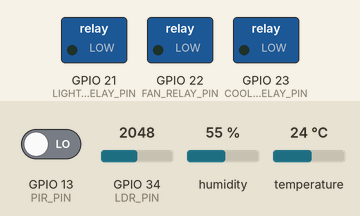
A program run on a simulated ESP32. Shown: switched loads named in the program (green lamp = pin HIGH). Inputs (shaded band) come from the test bench; at power-on: GPIO 13 (PIR_PIN) LOW, temperature 24 °C, GPIO 34 (LDR_PIN) = 2048, humidity 55 % (analog values on the 0–4095 scale). WiFi joins after 1.5 s; servers stay silent unless stated; no MQTT or app messages arrive unless stated; what the program prints to the serial monitor is not drawn.

Above: at 1.2 s.
1.3 s: GPIO 13 (PIR_PIN) driven HIGH
At 2.5 s:
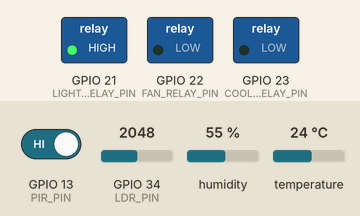
2.8 s: temperature set to 27.3 °C
6.5 s: temperature set to 28.6 °C
At 9.2 s:
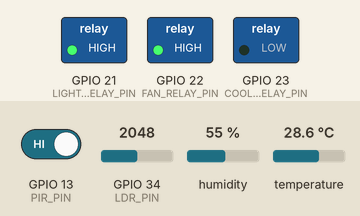
9.5 s: GPIO 34 (LDR_PIN) set to 1477
16.5 s: GPIO 34 (LDR_PIN) set to 1368
At 19.2 s:
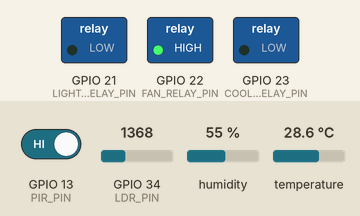
19.5 s: temperature set to 29.3 °C
At 21.1 s:
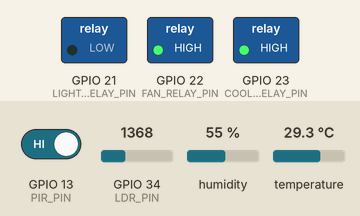
Timing chart, 0 to 22.5 s (numbered marks = the images above; inputs shaded):
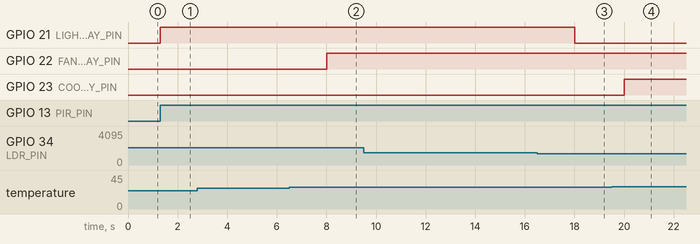

Measured:
- the behaviour switches between 27.9 and 28 °C on temperature (found by bisection; images 1 and 2)
- the behaviour switches between 1411 and 1410 on GPIO 34 (LDR_PIN) (found by bisection; images 2 and 3)
- the behaviour switches between 28.9 and 29 °C on temperature (found by bisection; images 3 and 4)
- after the input at 1.3 s, GPIO 21 (LIGHT_RELAY_PIN): LOW → HIGH at once
- after the input at 2.8 s, every drawn part: stays the same
- after the input at 6.5 s, GPIO 22 (FAN_RELAY_PIN): LOW → HIGH after 1.5 s
- after the input at 9.5 s, every drawn part: stays the same
- after the input at 16.5 s, GPIO 21 (LIGHT_RELAY_PIN): HIGH → LOW after 1.5 s
- after the input at 19.5 s, GPIO 23 (COOLING_RELAY_PIN): LOW → HIGH after 0.52 s

The program:

main.cpp
```cpp
#include <Arduino.h>
#include <ArduinoJson.h>

#include "smart_classroom/config.h"
#include "smart_classroom/connectivity/network_manager.h"
#include "smart_classroom/connectivity/telemetry_manager.h"
#include "smart_classroom/control/device_manager.h"
#include "smart_classroom/control/energy_tracker.h"
#include "smart_classroom/sensors/occupancy_manager.h"
#include "smart_classroom/sensors/sensor_manager.h"

SensorManager sensors;
OccupancyManager occupancy;
DeviceManager devices;
ClassroomNetwork network;
TelemetryManager telemetry;
OperatingMode operatingMode = OperatingMode::SMART;

unsigned long lastTelemetryMs = 0;
unsigned long lastStatusMs = 0;

bool parseMode(const String &value, OperatingMode &mode) {
  if (value == "SMART") mode = OperatingMode::SMART;
  else if (value == "CONVENTIONAL") mode = OperatingMode::CONVENTIONAL;
  else if (value == "MANUAL") mode = OperatingMode::MANUAL;
  else return false;
  return true;
}

bool parseDevice(const String &value, DeviceId &id) {
  if (value == "light") id = DeviceId::LIGHT;
  else if (value == "fan") id = DeviceId::FAN;
  else if (value == "cooling") id = DeviceId::COOLING;
  else return false;
  return true;
}

void mqttCommand(const char *topic, const char *payload) {
  JsonDocument document;
  if (deserializeJson(document, payload)) {
    Serial.println("[COMMAND] rejected malformed JSON");
    return;
  }

  if (strcmp(topic, Config::TOPIC_MODE) == 0) {
    String value = document["mode"] | "";
    value.toUpperCase();
    OperatingMode requested;
    if (parseMode(value, requested)) {
      operatingMode = requested;
      Serial.printf("[COMMAND] mode=%s\n", modeName(operatingMode));
    }
    return;
  }

  String deviceValue = document["device"] | "";
  DeviceId id;
  if (!parseDevice(deviceValue, id) || !document["state"].is<bool>()) {
    Serial.println("[COMMAND] rejected invalid manual control");
    return;
  }
  if (!devices.setManual(id, document["state"].as<bool>(), operatingMode, millis())) {
    Serial.println("[COMMAND] select MANUAL mode before direct control");
  }
}

void printStatus(unsigned long now) {
  const auto &reading = sensors.reading();
  Serial.printf(
      "[STATUS] mode=%s occupancy=%s temp=%.1fC lux=%.0f ",
      modeName(operatingMode),
      reading.occupied ? "OCCUPIED" : "UNOCCUPIED",
      reading.temperatureC,
      reading.illuminanceLux);
  for (int i = 0; i < (int)DeviceId::COUNT; ++i) {
    const DeviceId id = (DeviceId)i;
    Serial.printf("%s=%s ", deviceName(id), stateName(devices.record(id).state));
  }
  Serial.printf(
      "estimated_energy=%.3fWh mqtt=%s\n",
      EnergyTracker::totalWh(devices, now),
      network.mqttConnected() ? "CONNECTED" : "OFFLINE");
}

void setup() {
  Serial.begin(115200);
  pinMode(Config::PIR_PIN, INPUT);
  devices.begin();
  sensors.begin();
  network.begin(mqttCommand);
  Serial.println("Smart Classroom thesis controller ready");
}

void loop() {
  const unsigned long now = millis();
  const bool occupiedNow = occupancy.update(digitalRead(Config::PIR_PIN), now);
  sensors.update(now, occupiedNow);
  devices.update(sensors.reading(), operatingMode, now);
  network.loop(now);

  if ((unsigned long)(now - lastTelemetryMs) >= Config::TELEMETRY_INTERVAL_MS) {
    lastTelemetryMs = now;
    telemetry.publish(network, sensors.reading(), devices, operatingMode, now);
  }
  if ((unsigned long)(now - lastStatusMs) >= Config::STATUS_INTERVAL_MS) {
    lastStatusMs = now;
    printStatus(now);
  }
  delay(2);
}
```

network_manager.h
```cpp
#pragma once

#include <PubSubClient.h>
#include <WiFi.h>

typedef void (*CommandHandler)(const char *topic, const char *payload);

// Keep distinct from Arduino-ESP32 3.x's global NetworkManager class.
class ClassroomNetwork {
 public:
  ClassroomNetwork();
  void begin(CommandHandler handler);
  void loop(unsigned long now);
  bool publish(const char *topic, const char *payload, bool retained = false);
  bool wifiConnected() const { return WiFi.status() == WL_CONNECTED; }
  bool mqttConnected() { return mqtt_.connected(); }

 private:
  WiFiClient wifiClient_;
  PubSubClient mqtt_;
  unsigned long lastWifiAttempt_ = 0;
  unsigned long lastMqttAttempt_ = 0;
  static CommandHandler handler_;
  static void callback(char *topic, byte *payload, unsigned int length);
};
```

telemetry_manager.h
```cpp
#pragma once

#include <Arduino.h>

#include "smart_classroom/control/device_manager.h"
#include "smart_classroom/connectivity/network_manager.h"
#include "smart_classroom/models.h"

class TelemetryManager {
 public:
  void publish(
      ClassroomNetwork &network,
      const SensorReading &reading,
      const DeviceManager &devices,
      OperatingMode mode,
      unsigned long now);

 private:
  String bootId_;
  uint32_t sequence_ = 0;
  const String &bootId();
};
```

control_policy.h
```cpp
#pragma once

#include "smart_classroom/models.h"

class ControlPolicy {
 public:
  bool desired(
      DeviceId id,
      const SensorReading &reading,
      const DeviceRecord &record,
      OperatingMode mode) const;
};
```

device_manager.h
```cpp
#pragma once

#include "smart_classroom/control/control_policy.h"
#include "smart_classroom/models.h"

class DeviceManager {
 public:
  void begin();
  void update(const SensorReading &reading, OperatingMode mode, unsigned long now);
  bool setManual(DeviceId id, bool on, OperatingMode mode, unsigned long now);
  const DeviceRecord &record(DeviceId id) const { return records_[(int)id]; }
  uint64_t runtimeMs(DeviceId id, unsigned long now) const;
  void resetRuntime(unsigned long now);

 private:
  DeviceRecord records_[(int)DeviceId::COUNT];
  ControlPolicy policy_;
  uint8_t pin(DeviceId id) const;
  void transition(DeviceId id, bool on, unsigned long now, const char *reason);
};
```

energy_tracker.h
```cpp
#pragma once

#include "smart_classroom/control/device_manager.h"

class EnergyTracker {
 public:
  static float deviceWh(DeviceId id, const DeviceManager &devices, unsigned long now);
  static float totalWh(const DeviceManager &devices, unsigned long now);
  static float savingRatio(float conventionalWh, float automatedWh);
};
```

models.h
```cpp
#pragma once

#include <Arduino.h>

enum class DeviceId : uint8_t { LIGHT = 0, FAN = 1, COOLING = 2, COUNT = 3 };
enum class OperatingMode : uint8_t { SMART, CONVENTIONAL, MANUAL };
enum class DeviceState : uint8_t { OFF, ON };

struct SensorReading {
  unsigned long uptimeMs = 0;
  float temperatureC = NAN;
  float humidityPct = NAN;
  float illuminanceLux = 0.0f;
  int ldrRaw = 0;
  bool occupied = false;
  bool pirRaw = false;
  bool sensorError = true;
};

struct DeviceRecord {
  DeviceState state = DeviceState::OFF;
  unsigned long onSinceMs = 0;
  uint64_t accumulatedMs = 0;
  uint32_t switchingEvents = 0;
  const char *reason = "BOOT";
};

const char *deviceName(DeviceId value);
const char *stateName(DeviceState value);
const char *modeName(OperatingMode value);
```

occupancy_manager.h
```cpp
#pragma once

#include <Arduino.h>

class OccupancyManager {
 public:
  bool update(bool motion, unsigned long now);
  bool occupied() const { return occupied_; }

 private:
  bool occupied_ = false;
  bool everDetected_ = false;
  unsigned long lastMotionMs_ = 0;
};
```

sensor_manager.h
```cpp
#pragma once

#include <DHT.h>

#include "smart_classroom/models.h"

class SensorManager {
 public:
  SensorManager();
  void begin();
  bool update(unsigned long now, bool occupied);
  const SensorReading &reading() const { return reading_; }

 private:
  DHT dht_;
  SensorReading reading_;
  unsigned long lastReadMs_ = 0;
  float rawToLux(int raw, bool &error);
};
```

network_manager.cpp
```cpp
#include "smart_classroom/connectivity/network_manager.h"

#include "smart_classroom/config.h"

CommandHandler ClassroomNetwork::handler_ = nullptr;

ClassroomNetwork::ClassroomNetwork() : mqtt_(wifiClient_) {}

void ClassroomNetwork::begin(CommandHandler handler) {
  handler_ = handler;
  WiFi.mode(WIFI_STA);
  WiFi.begin(Config::WIFI_SSID, Config::WIFI_PASSWORD);
  mqtt_.setServer(Config::MQTT_HOST, Config::MQTT_PORT);
  mqtt_.setCallback(callback);
  mqtt_.setBufferSize(1024);
}

void ClassroomNetwork::callback(char *topic, byte *payload, unsigned int length) {
  if (!handler_ || length >= 512) return;
  char message[512];
  memcpy(message, payload, length);
  message[length] = '\0';
  handler_(topic, message);
}

void ClassroomNetwork::loop(unsigned long now) {
  if (WiFi.status() != WL_CONNECTED) {
    if ((unsigned long)(now - lastWifiAttempt_) >= Config::WIFI_RETRY_MS) {
      lastWifiAttempt_ = now;
      WiFi.disconnect();
      WiFi.begin(Config::WIFI_SSID, Config::WIFI_PASSWORD);
    }
    return;  // Sensor acquisition and control continue in the main loop.
  }

  if (!mqtt_.connected()) {
    if ((unsigned long)(now - lastMqttAttempt_) >= Config::MQTT_RETRY_MS) {
      lastMqttAttempt_ = now;
      const String clientId = String(Config::DEVICE_ID) + "-" +
                              String((uint32_t)ESP.getEfuseMac(), HEX);
      if (mqtt_.connect(clientId.c_str())) {
        mqtt_.subscribe(Config::TOPIC_CONTROL);
        mqtt_.subscribe(Config::TOPIC_MODE);
        Serial.println("[NETWORK] MQTT connected");
      }
    }
    return;
  }
  mqtt_.loop();
}

bool ClassroomNetwork::publish(const char *topic, const char *payload, bool retained) {
  return mqtt_.connected() && mqtt_.publish(topic, payload, retained);
}
```

telemetry_manager.cpp
```cpp
#include "smart_classroom/connectivity/telemetry_manager.h"

#include <ArduinoJson.h>

#include "smart_classroom/config.h"
#include "smart_classroom/control/energy_tracker.h"

const String &TelemetryManager::bootId() {
  if (bootId_.length() == 0) {
    bootId_ = String("boot-") + String((uint32_t)ESP.getEfuseMac(), HEX) + "-" +
              String(millis(), HEX);
  }
  return bootId_;
}

void TelemetryManager::publish(
    ClassroomNetwork &network,
    const SensorReading &reading,
    const DeviceManager &devices,
    OperatingMode mode,
    unsigned long now) {
  JsonDocument document;
  document["device_id"] = Config::DEVICE_ID;
  document["boot_id"] = bootId();
  document["sequence"] = ++sequence_;
  document["uptime_ms"] = now;
  document["occupancy"] = reading.occupied;
  document["temperature_c"] = reading.temperatureC;
  document["humidity_pct"] = reading.humidityPct;
  document["lux"] = reading.illuminanceLux;
  document["sensor_error"] = reading.sensorError;
  document["mode"] = modeName(mode);

  for (int i = 0; i < (int)DeviceId::COUNT; ++i) {
    const DeviceId id = (DeviceId)i;
    const char *name = deviceName(id);
    const auto &record = devices.record(id);
    document[name] = record.state == DeviceState::ON;
    document[String(name) + "_runtime_seconds"] = devices.runtimeMs(id, now) / 1000.0f;
    document[String(name) + "_switching_events"] = record.switchingEvents;
    document[String(name) + "_energy_wh"] = EnergyTracker::deviceWh(id, devices, now);
  }
  document["estimated_energy_wh"] = EnergyTracker::totalWh(devices, now);
  document["mqtt_connected"] = network.mqttConnected();

  char output[1024];
  const size_t length = serializeJson(document, output, sizeof(output));
  if (length) network.publish(Config::TOPIC_TELEMETRY, output);
}
```

control_policy.cpp
```cpp
#include "smart_classroom/control/control_policy.h"

#include <math.h>

#include "smart_classroom/config.h"

bool ControlPolicy::desired(
    DeviceId id,
    const SensorReading &reading,
    const DeviceRecord &record,
    OperatingMode mode) const {
  if (mode == OperatingMode::MANUAL) {
    return record.state == DeviceState::ON;
  }
  if (mode == OperatingMode::CONVENTIONAL) {
    return true;  // Scheduled baseline: all loads remain on for the run.
  }
  if (!reading.occupied) {
    return false;
  }

  const bool currentlyOn = record.state == DeviceState::ON;
  if (id == DeviceId::LIGHT) {
    return currentlyOn
               ? reading.illuminanceLux < Config::LIGHT_OFF_LUX
               : reading.illuminanceLux <= Config::LIGHT_ON_LUX;
  }
  if (isnan(reading.temperatureC)) {
    return false;
  }
  if (id == DeviceId::FAN) {
    return currentlyOn
               ? reading.temperatureC > Config::FAN_OFF_TEMP_C
               : reading.temperatureC >= Config::FAN_ON_TEMP_C;
  }
  return currentlyOn
             ? reading.temperatureC > Config::COOLING_OFF_TEMP_C
             : reading.temperatureC >= Config::COOLING_ON_TEMP_C;
}
```

device_manager.cpp
```cpp
#include "smart_classroom/control/device_manager.h"

#include "smart_classroom/config.h"

const char *deviceName(DeviceId value) {
  const char *names[] = {"light", "fan", "cooling"};
  return names[(int)value];
}

const char *stateName(DeviceState value) {
  return value == DeviceState::ON ? "ON" : "OFF";
}

const char *modeName(OperatingMode value) {
  if (value == OperatingMode::CONVENTIONAL) return "CONVENTIONAL";
  if (value == OperatingMode::MANUAL) return "MANUAL";
  return "SMART";
}

uint8_t DeviceManager::pin(DeviceId id) const {
  const uint8_t pins[] = {
      Config::LIGHT_RELAY_PIN,
      Config::FAN_RELAY_PIN,
      Config::COOLING_RELAY_PIN,
  };
  return pins[(int)id];
}

void DeviceManager::begin() {
  for (int i = 0; i < (int)DeviceId::COUNT; ++i) {
    pinMode(pin((DeviceId)i), OUTPUT);
    digitalWrite(pin((DeviceId)i), !Config::RELAY_ACTIVE_HIGH);
  }
}

void DeviceManager::transition(
    DeviceId id,
    bool on,
    unsigned long now,
    const char *reason) {
  auto &device = records_[(int)id];
  const DeviceState next = on ? DeviceState::ON : DeviceState::OFF;
  if (device.state == next) return;

  if (next == DeviceState::ON) {
    device.onSinceMs = now;
  } else {
    device.accumulatedMs += (unsigned long)(now - device.onSinceMs);
  }
  device.state = next;
  device.switchingEvents++;
  device.reason = reason;
  digitalWrite(pin(id), on == Config::RELAY_ACTIVE_HIGH);
  Serial.printf("[CONTROL] %s=%s reason=%s\n", deviceName(id), stateName(next), reason);
}

void DeviceManager::update(
    const SensorReading &reading,
    OperatingMode mode,
    unsigned long now) {
  for (int i = 0; i < (int)DeviceId::COUNT; ++i) {
    const DeviceId id = (DeviceId)i;
    const bool wanted = policy_.desired(id, reading, records_[i], mode);
    const char *reason = mode == OperatingMode::CONVENTIONAL
                             ? "SCHEDULED_BASELINE"
                             : (!reading.occupied ? "OCCUPANCY_TIMEOUT" : "SMART_POLICY");
    transition(id, wanted, now, reason);
  }
}

bool DeviceManager::setManual(
    DeviceId id,
    bool on,
    OperatingMode mode,
    unsigned long now) {
  if (mode != OperatingMode::MANUAL) return false;
  transition(id, on, now, "MANUAL_COMMAND");
  return true;
}

uint64_t DeviceManager::runtimeMs(DeviceId id, unsigned long now) const {
  const auto &device = records_[(int)id];
  return device.accumulatedMs +
         (device.state == DeviceState::ON
              ? (unsigned long)(now - device.onSinceMs)
              : 0);
}

void DeviceManager::resetRuntime(unsigned long now) {
  for (int i = 0; i < (int)DeviceId::COUNT; ++i) {
    records_[i].accumulatedMs = 0;
    records_[i].switchingEvents = 0;
    if (records_[i].state == DeviceState::ON) records_[i].onSinceMs = now;
  }
}
```

energy_tracker.cpp
```cpp
#include "smart_classroom/control/energy_tracker.h"

#include "smart_classroom/config.h"

float EnergyTracker::deviceWh(
    DeviceId id,
    const DeviceManager &devices,
    unsigned long now) {
  const float watts[] = {
      Config::LIGHT_POWER_W,
      Config::FAN_POWER_W,
      Config::COOLING_POWER_W,
  };
  return watts[(int)id] * devices.runtimeMs(id, now) / 3600000.0f;
}

float EnergyTracker::totalWh(const DeviceManager &devices, unsigned long now) {
  float total = 0.0f;
  for (int i = 0; i < (int)DeviceId::COUNT; ++i) {
    total += deviceWh((DeviceId)i, devices, now);
  }
  return total;
}

float EnergyTracker::savingRatio(float conventional, float smart) {
  return conventional <= 0.0f
             ? 0.0f
             : (conventional - smart) / conventional * 100.0f;
}
```

occupancy_manager.cpp
```cpp
#include "smart_classroom/sensors/occupancy_manager.h"

#include "smart_classroom/config.h"

bool OccupancyManager::update(bool motion, unsigned long now) {
  if (motion) {
    lastMotionMs_ = now;
    everDetected_ = true;
    occupied_ = true;
  } else if (
      occupied_ &&
      everDetected_ &&
      (unsigned long)(now - lastMotionMs_) >= Config::OCCUPANCY_TIMEOUT_MS) {
    occupied_ = false;
  }
  return occupied_;
}
```

sensor_manager.cpp
```cpp
#include "smart_classroom/sensors/sensor_manager.h"

#include <math.h>

#include "smart_classroom/config.h"

SensorManager::SensorManager() : dht_(Config::DHT_PIN, DHT22) {}

void SensorManager::begin() { dht_.begin(); analogReadResolution(12); }

float SensorManager::rawToLux(int raw, bool &error) {
  error = false;
  if (raw <= 0) {
    return 100000.0f;
  }
  if (raw >= 4095) {
    error = true;
    return 0.0f;
  }

  constexpr float GAMMA = 0.7f;
  constexpr float RL10_KOHM = 50.0f;
  const float voltage = raw / 4095.0f * 3.3f;
  const float resistance = 10000.0f * voltage / (3.3f - voltage);
  const float lux = powf(RL10_KOHM * 1000.0f * powf(10.0f, GAMMA) /
                             max(resistance, 1.0f),
                         1.0f / GAMMA);
  if (!isfinite(lux)) {
    error = true;
    return 0.0f;
  }
  return constrain(lux, 0.0f, 100000.0f);
}

bool SensorManager::update(unsigned long now, bool occupied) {
  if (lastReadMs_ && (unsigned long)(now - lastReadMs_) < Config::SENSOR_INTERVAL_MS) {
    reading_.occupied = occupied;
    reading_.pirRaw = digitalRead(Config::PIR_PIN);
    return false;
  }

  lastReadMs_ = now;
  reading_.uptimeMs = now;
  reading_.occupied = occupied;
  reading_.pirRaw = digitalRead(Config::PIR_PIN);

  float h = dht_.readHumidity();
  float t = dht_.readTemperature();
  const bool dhtError = isnan(h) || isnan(t);
  if (!dhtError) {
    reading_.humidityPct = h;
    reading_.temperatureC = t;
  }

  reading_.ldrRaw = analogRead(Config::LDR_PIN);
  bool ldrError = false;
  reading_.illuminanceLux = rawToLux(reading_.ldrRaw, ldrError);
  reading_.sensorError = dhtError || ldrError;
  return true;
}
```

Source omitted: config.h (2108 bytes)
